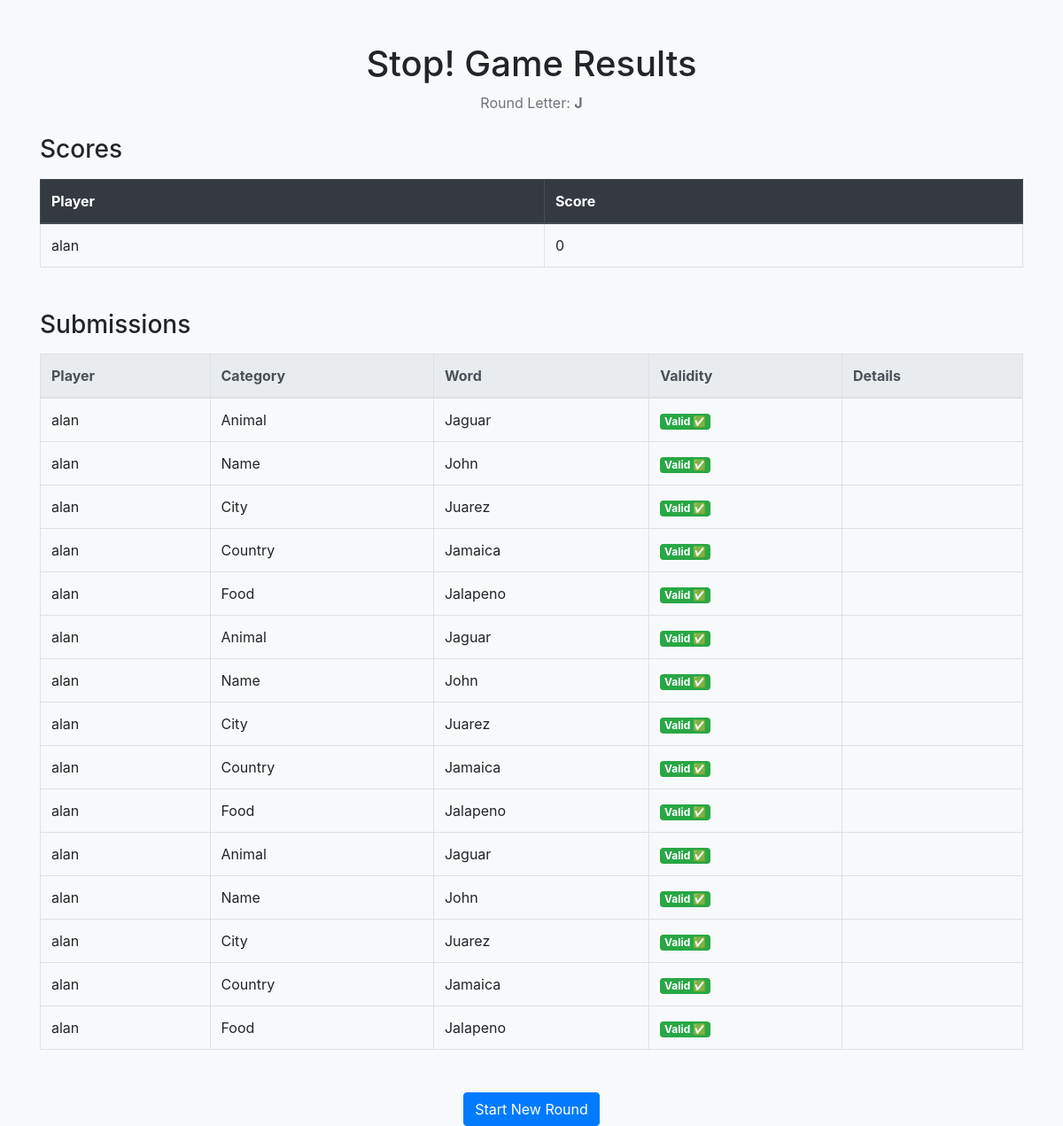
Screenshot of /game/results/2/ (signed in) with the database file from the repository.
### game/models.py (models this page shows, shortened)
class Round(models.Model):
    letter = models.CharField(max_length=1)
    created_at = models.DateTimeField(auto_now_add=True)
    is_active = models.BooleanField(default=True)

class Submission(models.Model):
    player = models.ForeignKey(Player, on_delete=models.CASCADE)
    round = models.ForeignKey(Round, on_delete=models.CASCADE)
    category = models.ForeignKey(Category, on_delete=models.CASCADE)
    word = models.CharField(max_length=100)
    is_valid = models.BooleanField(default=True)
    validation_message = models.CharField(max_length=255, blank=True)

class Player(models.Model):
    user = models.OneToOneField(User, on_delete=models.CASCADE)
    score = models.PositiveIntegerField(default=0)
    def __str__(self):
        return self.user.username

class Category(models.Model):
    name = models.CharField(max_length=100)
    class Meta:
        verbose_name_plural = "Categories"

### game/views.py (the view)
# urls.py: path('results/<int:round_id>/', views.show_results, name='results'),
@login_required
def show_results(request, round_id):
    round_obj = Round.objects.get(id=round_id)
    submissions = Submission.objects.filter(round=round_obj).select_related('player', 'category')
    players = Player.objects.all()
    scores = {}
    for player in players:
        player_score = 0
        for category in Category.objects.all():
            player_words = submissions.filter(player=player, category=category)
            if player_words.exists():
                word = player_words.first().word
                if submissions.filter(category=category, word=word, is_valid=True).count() == 1:
                    player_score += 10
        scores[player.user.username] = player_score
        player.score += player_score
        player.save()
    return render(request, 'game/results.html', {
        'round': round_obj,
        'scores': scores,
        'submissions': submissions,
    })

### game/templates/game/results.html (shortened to what this page needs)
{% load static %}
<!DOCTYPE html>
<html lang="en">
<head>
    <link rel="stylesheet" href="https://stackpath.bootstrapcdn.com/bootstrap/4.5.2/css/bootstrap.min.css">
</head>
<body class="bg-light">
    <div class="container mt-5">
        <h1 class="text-center">Stop! Game Results</h1>
        <p class="text-center text-muted">Round Letter: <strong>{{ round.letter }}</strong></p>
        <div class="mt-4">
            <h3>Scores</h3>
            <table class="table table-bordered table-hover mt-3">
                <thead class="thead-dark">
                    <tr>
                        <th>Player</th>
                        <th>Score</th>
                    </tr>
                </thead>
                <tbody>
                    {% for player, score in scores.items %}
                        <tr>
                            <td>{{ player }}</td>
                            <td>{{ score }}</td>
                        </tr>
                    {% endfor %}
                </tbody>
            </table>
        </div>
        <div class="mt-5">
            <h3>Submissions</h3>
            <table class="table table-bordered table-hover mt-3">
                <thead class="thead-light">
                    <tr>
                        <th>Player</th>
                        <th>Category</th>
                        <th>Word</th>
                        <th>Validity</th>
                        <th>Details</th>
                    </tr>
                </thead>
                <tbody>
                    {% for submission in submissions %}
                        <tr>
                            <td>{{ submission.player }}</td>
                            <td>{{ submission.category.name }}</td>
                            <td>{{ submission.word }}</td>
                            <td>
                                {% if submission.is_valid %}
                                    <span class="badge badge-success">Valid ✅</span>
                                {% else %}
                                    <span class="badge badge-danger">Invalid ❌</span>
                                {% endif %}
                            </td>
                            <td>
                            </td>
                        </tr>
                    {% endfor %}
                </tbody>
            </table>
        </div>
        <div class="text-center mt-5">
            <a href="{% url 'game:start' %}" class="btn btn-primary">Start New Round</a>
        </div>
    </div>
</body>
</html>

### rows the page displays
Round: letter "J"
Submission: player "alan", category.name "Animal", word "Jaguar", is_valid "Valid ✅"
Submission: player "alan", category.name "Name", word "John", is_valid "Valid ✅"
Submission: player "alan", category.name "City", word "Juarez", is_valid "Valid ✅"
Submission: player "alan", category.name "Country", word "Jamaica", is_valid "Valid ✅"
Submission: player "alan", category.name "Food", word "Jalapeno", is_valid "Valid ✅"
Submission: player "alan", category.name "Animal", word "Jaguar", is_valid "Valid ✅"
Submission: player "alan", category.name "Name", word "John", is_valid "Valid ✅"
Submission: player "alan", category.name "City", word "Juarez", is_valid "Valid ✅"
Submission: player "alan", category.name "Country", word "Jamaica", is_valid "Valid ✅"
Submission: player "alan", category.name "Food", word "Jalapeno", is_valid "Valid ✅"
Submission: player "alan", category.name "Animal", word "Jaguar", is_valid "Valid ✅"
Submission: player "alan", category.name "Name", word "John", is_valid "Valid ✅"
Submission: player "alan", category.name "City", word "Juarez", is_valid "Valid ✅"
Submission: player "alan", category.name "Country", word "Jamaica", is_valid "Valid ✅"
Submission: player "alan", category.name "Food", word "Jalapeno", is_valid "Valid ✅"

### other values shown
{{ player }} "alan"
{{ score }} "0"
